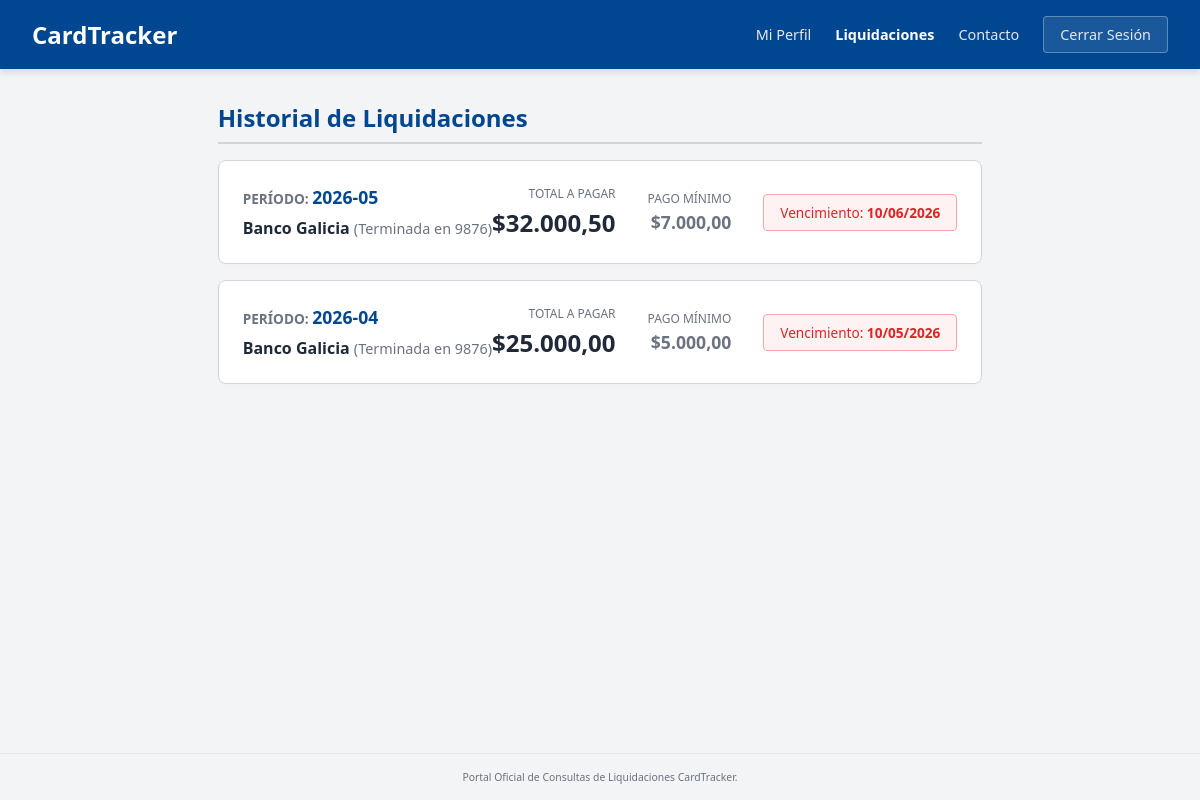
/Liquidaciones.php (signed in), run on the app's committed database.
### tables this page shows
CREATE TABLE IF NOT EXISTS liquidaciones (
    id_liquidacion INT AUTO_INCREMENT PRIMARY KEY,
    num_cuenta INT NOT NULL,
    periodo VARCHAR(7) NOT NULL, 
    fecha_vencimiento DATE NOT NULL,
    total_a_pagar DECIMAL(10,2) NOT NULL,
    pago_minimo DECIMAL(10,2) NOT NULL,
    FOREIGN KEY (num_cuenta) REFERENCES tarjetas(num_cuenta) ON DELETE CASCADE
);

CREATE TABLE IF NOT EXISTS tarjetas (
    num_cuenta INT AUTO_INCREMENT PRIMARY KEY,
    numero_tarjeta VARCHAR(16) NOT NULL UNIQUE,
    banco_emisor ENUM(
        'Banco Nación', 
        'Banco Provincia', 
        'Banco Galicia', 
        'Banco Santander', 
        'Banco BBVA', 
        'Banco Macro'
    ) NOT NULL,
    estado ENUM('Activa', 'Bloqueada') DEFAULT 'Activa',
    saldo DECIMAL(10,2) DEFAULT 0.00,
    dni_titular VARCHAR(20) NOT NULL UNIQUE,
    FOREIGN KEY (dni_titular) REFERENCES usuarios(documento) ON DELETE CASCADE
);

### Liquidaciones.php (the view, shortened to what this page needs)
<?php
$documento_sesion = $_SESSION['documento'];
$host = 'localhost';
$dbname = 'mi_banco_db';
$username = 'root';
$password_db = '';
try {
    $conexion = new PDO("mysql:host=$host;dbname=$dbname;charset=utf8mb4", $username, $password_db);
    $conexion->setAttribute(PDO::ATTR_ERRMODE, PDO::ERRMODE_EXCEPTION);
    $query = "SELECT t.banco_emisor, t.numero_tarjeta,
                     l.periodo, l.fecha_vencimiento, l.total_a_pagar, l.pago_minimo
              FROM tarjetas t
              INNER JOIN liquidaciones l ON t.num_cuenta = l.num_cuenta
              WHERE t.dni_titular = :doc
              ORDER BY l.periodo DESC, l.fecha_vencimiento DESC";
    $stmt = $conexion->prepare($query);
    $stmt->execute([':doc' => $documento_sesion]);
    $liquidaciones = $stmt->fetchAll(PDO::FETCH_ASSOC);
} catch (PDOException $e) {
    die("Error de base de datos: " . $e->getMessage());
}
?>
<!DOCTYPE html>
<html lang="es">
<head>
    <link rel="stylesheet" href="Banco.css">
</head>
<body>
    <header class="navbar">
        <div class="navbar-brand">
            <h1>CardTracker</h1>
        </div>
        <nav class="navbar-menu">
            <a href="generales.php">Mi Perfil</a>
            <a href="liquidaciones.php" class="active">Liquidaciones</a>
            <a href="contacto.php">Contacto</a>
            <a href="logout.php" class="btn-logout">Cerrar Sesión</a>
        </nav>
    </header>
    <main class="dashboard-container">
        <section class="liquidaciones-section">
            <h2 class="section-title">Historial de Liquidaciones</h2>
            <?php if(count($liquidaciones) > 0): ?>
                <div class="invoice-list">
                    <?php foreach($liquidaciones as $liq): ?>
                        <div class="invoice-card">
                            <div class="invoice-info">
                                <div class="invoice-period">
                                    Período: <span><?php echo htmlspecialchars($liq['periodo']); ?></span>
                                </div>
                                <div class="invoice-bank">
                                    <?php echo htmlspecialchars($liq['banco_emisor']); ?>
                                    <span class="invoice-card-num">(Terminada en <?php echo substr($liq['numero_tarjeta'], -4); ?>)</span>
                                </div>
                            </div>
                            <div class="invoice-amounts">
                                <div class="amount-group text-right">
                                    <span class="amount-label">Total a Pagar</span>
                                    <span class="amount-total">$<?php echo number_format($liq['total_a_pagar'], 2, ',', '.'); ?></span>
                                </div>
                                <div class="amount-group text-right">
                                    <span class="amount-label">Pago Mínimo</span>
                                    <span class="amount-min">$<?php echo number_format($liq['pago_minimo'], 2, ',', '.'); ?></span>
                                </div>
                                <div class="invoice-due text-right">
                                    Vencimiento: <strong><?php echo date("d/m/Y", strtotime($liq['fecha_vencimiento'])); ?></strong>
                                </div>
                            </div>
                        </div>
                    <?php endforeach; ?>
                </div>
            <?php else: ?>
                <div class="empty-state">
                    <p>No se encontraron liquidaciones emitidas para tus tarjetas.</p>
                </div>
            <?php endif; ?>
        </section>
    </main>
    <footer class="footer">
        Portal Oficial de Consultas de Liquidaciones CardTracker.
    </footer>
</body>
</html>

### Banco.css (style rules this page uses)
:root { --primary-color: #004691; --primary-hover: #003366; --bg-light: #f3f4f6; --bg-white: #ffffff; --text-dark: #1f2937; --text-gray: #6b7280; --border-color: #d1d5db; --input-bg: #f9fafb; }
* { margin: 0; padding: 0; box-sizing: border-box; }
body { font-family: system-ui, -apple-system, sans-serif; display: flex; flex-direction: column; min-height: 100vh; background-color: var(--bg-light); }
.footer { background-color: var(--bg-light); color: var(--text-gray); text-align: center; padding: 1rem; font-size: 0.65rem; border-top: 1px solid #e5e7eb; }
.navbar { background-color: var(--primary-color); color: var(--bg-white); display: flex; justify-content: space-between; align-items: center; padding: 1rem 2rem; box-shadow: 0 4px 6px rgba(0,0,0,0.1); }
.navbar-brand h1 { font-size: 1.5rem; font-weight: 700; }
.navbar-menu { display: flex; gap: 1.5rem; align-items: center; }
.navbar-menu a { color: #e5e7eb; text-decoration: none; font-weight: 500; font-size: 0.9rem; transition: color 0.2s; }
.navbar-menu a:hover, .navbar-menu a.active { color: var(--bg-white); font-weight: 700; }
.btn-logout { background-color: rgba(255, 255, 255, 0.1); padding: 0.5rem 1rem; border-radius: 4px; border: 1px solid rgba(255,255,255,0.3); }
.dashboard-container { max-width: 1000px; margin: 2rem auto; padding: 0 1.5rem; flex-grow: 1; }
.section-title { color: var(--primary-color); font-size: 1.5rem; margin-bottom: 1rem; border-bottom: 2px solid var(--border-color); padding-bottom: 0.5rem; }
.text-right { text-align: right; }
.liquidaciones-section { margin-bottom: 3rem; }
.invoice-list { display: flex; flex-direction: column; gap: 1rem; }
.invoice-card { background-color: var(--bg-white); border: 1px solid var(--border-color); border-radius: 8px; padding: 1.5rem; display: flex; justify-content: space-between; align-items: center; box-shadow: 0 2px 4px rgba(0,0,0,0.02); transition: box-shadow 0.2s ease, border-color 0.2s ease; }
.invoice-info { display: flex; flex-direction: column; gap: 0.5rem; }
.invoice-period { color: var(--text-gray); font-size: 0.85rem; text-transform: uppercase; font-weight: 600; }
.invoice-period span { color: var(--primary-color); font-size: 1.1rem; font-weight: 800; }
.invoice-bank { font-size: 1rem; color: var(--text-dark); font-weight: 700; }
.invoice-card-num { color: var(--text-gray); font-weight: 400; font-size: 0.9rem; }
.invoice-amounts { display: flex; gap: 2rem; align-items: center; }
.amount-group { display: flex; flex-direction: column; }
.amount-label { font-size: 0.75rem; color: var(--text-gray); text-transform: uppercase; margin-bottom: 0.2rem; }
.amount-total { font-size: 1.5rem; font-weight: 700; color: var(--text-dark); }
.amount-min { font-size: 1.1rem; font-weight: 600; color: var(--text-gray); }
.invoice-due { background-color: #fef2f2; color: #dc2626; padding: 0.5rem 1rem; border-radius: 4px; font-size: 0.85rem; border: 1px solid #fca5a5; }

### data on the page
liquidaciones: periodo "2026-05", num_cuenta.banco_emisor "Banco Galicia", num_cuenta.numero_tarjeta "9876", total_a_pagar "32.000,50", pago_minimo "7.000,00", fecha_vencimiento "10/06/2026"
liquidaciones: periodo "2026-04", num_cuenta.banco_emisor "Banco Galicia", num_cuenta.numero_tarjeta "9876", total_a_pagar "25.000,00", pago_minimo "5.000,00", fecha_vencimiento "10/05/2026"
